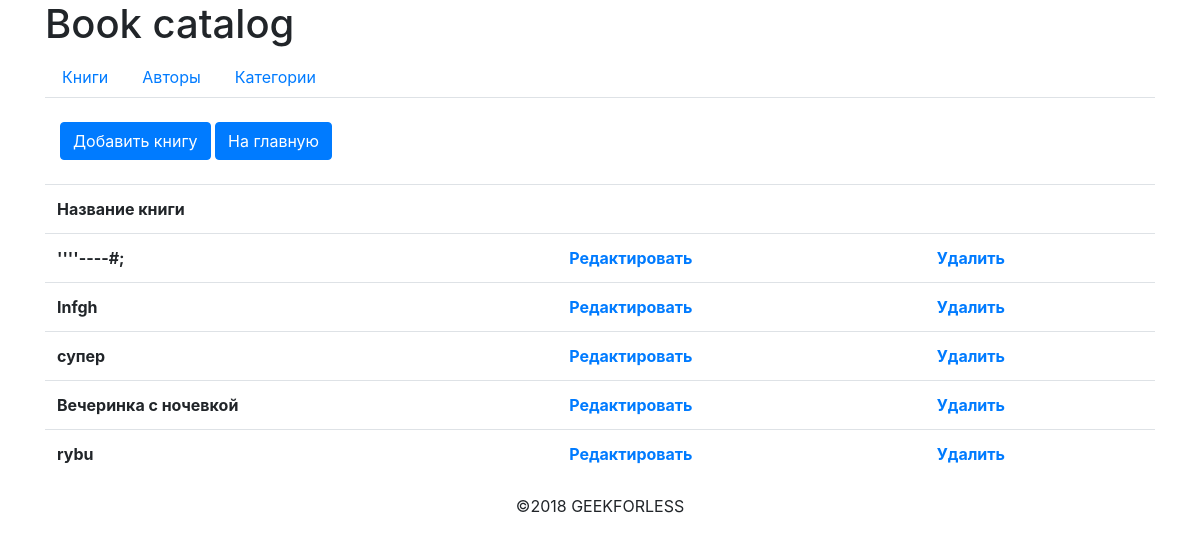
Before: /src/web/admin/index.php with the older database file.
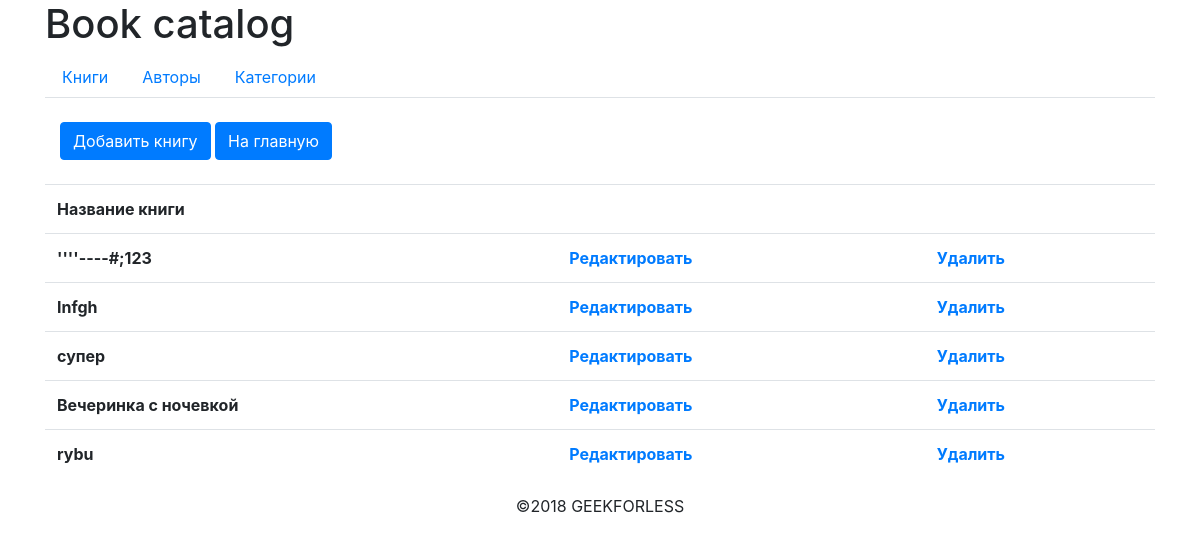
After: the same page with the newer database file.
### tables this page shows
CREATE TABLE `books` (
  `id` int(11) NOT NULL AUTO_INCREMENT,
  `title` varchar(200) NOT NULL,
  `author` varchar(100) NOT NULL,
  `genre` varchar(100) NOT NULL,
  `description` text NOT NULL,
  `price` int(11) NOT NULL,
  PRIMARY KEY (`id`)
);

### src/app/config.php (called while the page is built, shortened)
<?php
function route_admin($page, $action = null, $id = null)
{
    $url = "/admin/{$page}.php";
    if ($action) {
        $params = ['action' => htmlspecialchars($action)];
        if ($id || isset($_GET['id'])) {
            $params['id'] = (int) ($id ? $id : $_GET['id']);
        }
        $url.= '?' . http_build_query($params);
    }
    return $url;
}
function tmpl_block($block)
{
    return include_once APP_ROOT_PATH . "/views/block/{$block}.php";
}

### src/app/Core/Db.php (called while the page is built, shortened)
<?php
class Db
{
    public static $conn = null;
    public static function getConnection()
    {
        if (!self::$conn) {
            $link = mysqli_connect(MYSQL_SERVER, MYSQL_USER, MYSQL_PASSWORD, MYSQL_DB);
            self::$conn = $link;
        }
        return self::$conn;
    }
}

### src/app/Core/Query.php (called while the page is built, shortened)
<?php
class Query
{
    protected $conn;
    public function __construct()
    {
        $this->conn = DB::getConnection();
    }
    public function all($query, array $attributes = [])
    {
        $result = $this->execute($query, $attributes);
        $items = [];
        while ($row = mysqli_fetch_assoc($result)) {
            $items[] = $row;
        }
        return $items;
    }
    public function execute($query, array $attributes = [])
    {
        $result = mysqli_query($this->conn, $query);
        return $result;
    }
}

### src/app/Models/BookModel.php (called while the page is built, shortened)
<?php
class BookModel
{
    public function getAll()
	{
		return (new Query)->all('SELECT * FROM books ORDER BY id DESC');
	}
}

### src/app/views/admin/book_list.php (the view)
<? tmpl_block( 'admin_top') ?>
    <div class="container">
        <a href="<?= route_admin('index', 'add') ?>" class=" btn btn-primary">Добавить книгу</a>
        <a href="/index.php" class=" btn btn-primary">На главную</a>
    </div>
    <br>
    <div>
        <table class="admin-table table">
            <tr>
                <th>Название книги</th>
                <th></th>
                <th></th>
            </tr>
            <?php foreach ($books as $b): ?>
                <tr>
                    <th><?= htmlspecialchars($b['title']) ?></th>
                    <th>
                        <a href="<?= route_admin('index', 'edit', $b['id']) ?>">Редактировать</a>
                    </th>
                    <th>
                        <a href="<?= route_admin('index', 'delete', $b['id']) ?>">Удалить</a>
                    </th>
                </tr>
            <?php endforeach ?>
        </table>
    </div>
<? tmpl_block( 'admin_bottom') ?>

### src/web/admin/index.php (shortened to what this page needs)
<?php
$action = isset($_GET['action']) ? $_GET['action'] : '';
$bookModel = new BookModel();
switch($action) {
    default:
        $books = $bookModel->getAll();
        include APP_ROOT_PATH . "/views/admin/book_list.php";
}

### src/app/views/block/admin_top.php (shortened to what this page needs)
<!DOCTYPE html>
<html>
<head>
    <link rel="stylesheet" href="/css/style.css">
    <link rel="stylesheet" href="https://maxcdn.bootstrapcdn.com/bootstrap/4.0.0/css/bootstrap.min.css">
    <link rel="stylesheet" href="https://cdnjs.cloudflare.com/ajax/libs/select2/4.0.5/css/select2.css" />
</head>
<body>
<div class="container">
    <div class="row">
        <div class = "col-md-6"><h1>Book catalog</h1></div>
    </div>
    <ul class="nav nav-tabs">
        <li class="nav-item">
            <a class="nav-link" href="<?= route_admin('index') ?>">Книги</a>
        </li>
        <li class="nav-item">
            <a class="nav-link" href="<?= route_admin('author') ?>">Авторы</a>
        </li>
        <li class="nav-item">
            <a class="nav-link" href="<?= route_admin('genre') ?>">Категории</a>
        </li>
    </ul>
    <br>

### src/app/views/block/admin_bottom.php
<footer class="footer navbar-fixed-bottom">
    <p>
        &copy;2018 GEEKFORLESS
    </p>
</footer>
</div>
</body>
</html>

### src/web/css/style.css (style rules this page uses)
footer { text-align: center; }
.admin-table { width: 100%; }
html { position: relative; min-height: 100%; }
body { margin-bottom: 60px; }

Changed rows visible on the page:
changed books (number 1 of 5 on the later page): title "''''----#;" → "''''----#;123"
